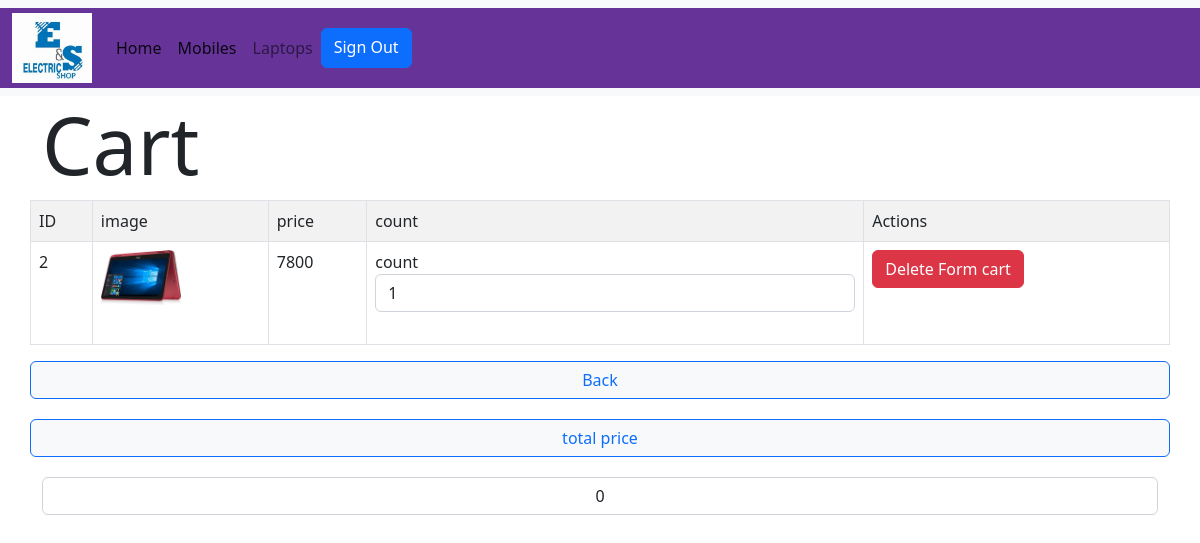
Page /cart_lab.php (signed in) on the committed database.
### tables this page shows
CREATE TABLE IF NOT EXISTS `labs` (
  `id` int(11) NOT NULL AUTO_INCREMENT,
  `image` varchar(255) NOT NULL DEFAULT 'default.png',
  `model_id` int(11) NOT NULL,
  `color_id` int(11) NOT NULL,
  `price` int(11) NOT NULL,
  `year_id` int(11) NOT NULL,
  `active` int(11) NOT NULL DEFAULT '1',
  `cart` int(11) NOT NULL DEFAULT '0',
  PRIMARY KEY (`id`)
);

### functions/cart1_functions.php (called while the page is built, shortened)
<?php
function cart_list1(){
  global $conn;
    $sql = "SELECT * FROM labs WHERE cart = 1";
  $data = mysqli_query($conn, $sql);
  return $data;
}

### cart_lab.php (the view, shortened to what this page needs)
<?php
if (isset($_GET['total'])) {
  $y = $_GET['total'];
  $r = 1;
} else {
  $x = 1;
  $y = 0;
}
$data = cart_list1();
?>
<!DOCTYPE html>
<html lang="en" dir="ltr">
<head>
<?php include 'style.php'; ?>
</head>
<body>
  <?php include 'navbar1.php'; ?>
  <div class="container">
    <div class="row">
      <h1 class="display-1">Cart</h1>
      <table class="table table-bordered table-striped">
        <tr>
          <td>ID</td>
          <td>image</td>
          <td>price</td>
          <td>count</td>
          <td>Actions</td>
        </tr>
        <form action="new1.php" method="post">
          <?php while ($agent = mysqli_fetch_assoc($data)) { ?>
            <tr>
              <td><?php echo $agent["id"]; ?></td>
              <td><img src="img/labs/<?php echo $agent["image"]; ?>" style="width: 80px;"></td>
              <td><?php echo $agent["price"]; ?></td>
              <td>
                <div class="form-group mb-4">
                  <label for="Name">count</label>
                  <input type="text" name="count<?php echo $agent["id"]; ?>" value="<?php echo $x; ?>" class="form-control">
                </div>
              <td>
                <a class="btn btn-danger" href="cart_lab.php?id=<?php echo $agent["id"]; ?>&action=restore">Delete Form cart</a>
              </td>
            </tr>
          <?php } ?>
      </table>
      <a class="btn btn-light btn btn-outline-primary" href="labs.php">Back</a>
      <span style="padding: 10px ;"></span>
      <button type="submit" class="btn btn-light btn btn-outline-primary">total price</button>
      <span style="padding: 10px ;"></span>
      <div class="form-group mb-4">
        <input style="text-align: center;" readonly name="t" value="<?php echo $y ?>" class="form-control">
      </div>
    </div>
  </div>
</body>
</html>

### rows in the picture
labs: id "2", image (picture), price "7800"
